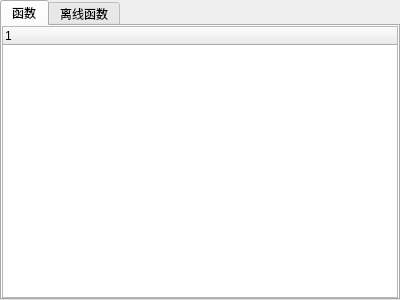
<?xml version="1.0" encoding="UTF-8"?>
<ui version="4.0">
 <class>FunctionWidget</class>
 <widget class="QWidget" name="FunctionWidget">
  <property name="geometry">
   <rect>
    <x>0</x>
    <y>0</y>
    <width>400</width>
    <height>300</height>
   </rect>
  </property>
  <property name="windowTitle">
   <string>Form</string>
  </property>
  <layout class="QVBoxLayout" name="verticalLayout">
   <property name="spacing">
    <number>0</number>
   </property>
   <property name="leftMargin">
    <number>0</number>
   </property>
   <property name="topMargin">
    <number>0</number>
   </property>
   <property name="rightMargin">
    <number>0</number>
   </property>
   <property name="bottomMargin">
    <number>0</number>
   </property>
   <item>
    <widget class="QTabWidget" name="tabWidget">
     <property name="currentIndex">
      <number>0</number>
     </property>
     <widget class="QWidget" name="tab">
      <attribute name="title">
       <string>函数</string>
      </attribute>
      <layout class="QVBoxLayout" name="verticalLayout_2">
       <property name="spacing">
        <number>0</number>
       </property>
       <property name="leftMargin">
        <number>0</number>
       </property>
       <property name="topMargin">
        <number>0</number>
       </property>
       <property name="rightMargin">
        <number>0</number>
       </property>
       <property name="bottomMargin">
        <number>0</number>
       </property>
       <item>
        <widget class="QTreeWidget" name="treeWidget_online">
         <column>
          <property name="text">
           <string notr="true">1</string>
          </property>
         </column>
        </widget>
       </item>
      </layout>
     </widget>
     <widget class="QWidget" name="tab_2">
      <attribute name="title">
       <string>离线函数</string>
      </attribute>
      <layout class="QVBoxLayout" name="verticalLayout_3">
       <property name="spacing">
        <number>0</number>
       </property>
       <property name="leftMargin">
        <number>0</number>
       </property>
       <property name="topMargin">
        <number>0</number>
       </property>
       <property name="rightMargin">
        <number>0</number>
       </property>
       <property name="bottomMargin">
        <number>0</number>
       </property>
       <item>
        <widget class="QTreeWidget" name="treeWidget_offline">
         <column>
          <property name="text">
           <string notr="true">1</string>
          </property>
         </column>
        </widget>
       </item>
      </layout>
     </widget>
    </widget>
   </item>
  </layout>
 </widget>
 <resources/>
 <connections/>
</ui>
